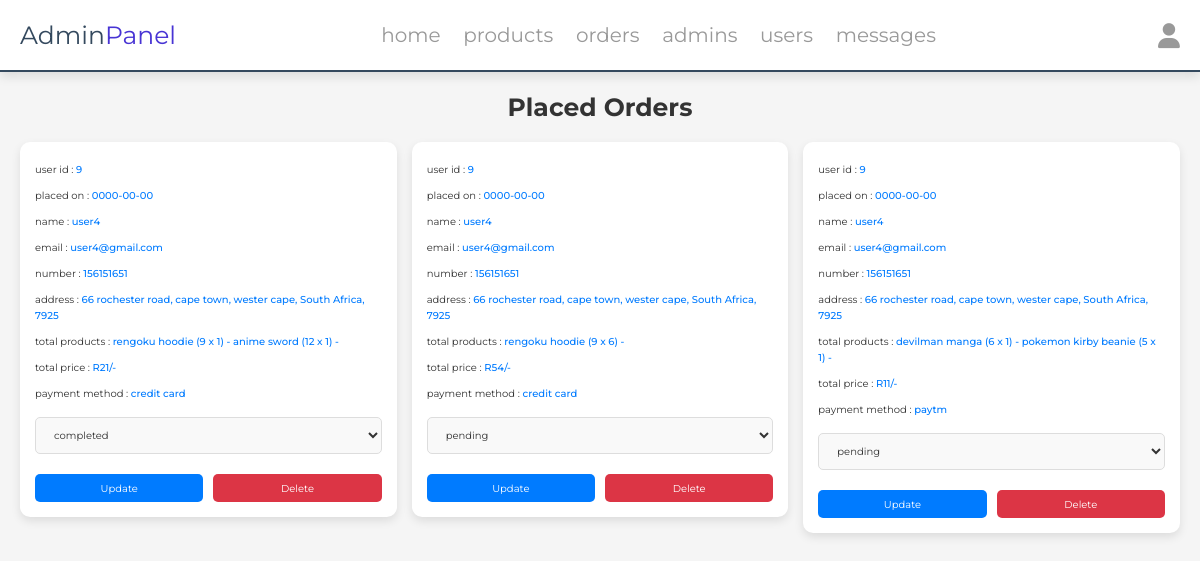
Page /admin/placed_orders.php (signed in) on the committed database.
### tables this page shows
CREATE TABLE `orders` (
  `ID` int(100) NOT NULL,
  `user_id` int(100) NOT NULL,
  `name` varchar(20) NOT NULL,
  `number` int(10) NOT NULL,
  `email` varchar(50) NOT NULL,
  `method` varchar(50) NOT NULL,
  `address` varchar(500) NOT NULL,
  `total_products` varchar(1000) NOT NULL,
  `total_price` int(100) NOT NULL,
  `placed_on` date NOT NULL,
  `payment_status` varchar(20) NOT NULL DEFAULT 'pending'
);

### admin/placed_orders.php (the view, shortened to what this page needs)
<?php
include  '../INCLUDES/connect.php';
?>
<!DOCTYPE html>
<html lang="en">
<head>
   <link rel="stylesheet" href="https://cdnjs.cloudflare.com/ajax/libs/font-awesome/6.1.1/css/all.min.css">
   <link rel="stylesheet" href="../css/admin_style.css">
</head>
<body>
<?php include '../INCLUDES/admin_header.php' ?>
<section class="placed-orders">
   <h1 class="heading">placed orders</h1>
   <div class="box-container">
   <?php
      $select_orders = $conn->prepare("SELECT * FROM `orders`");
      $select_orders->execute();
      if($select_orders->rowCount() > 0){
         while($fetch_orders = $select_orders->fetch(PDO::FETCH_ASSOC)){
   ?>
   <div class="box">
      <p> user id : <span><?= $fetch_orders['user_id']; ?></span> </p>
      <p> placed on : <span><?= $fetch_orders['placed_on']; ?></span> </p>
      <p> name : <span><?= $fetch_orders['name']; ?></span> </p>
      <p> email : <span><?= $fetch_orders['email']; ?></span> </p>
      <p> number : <span><?= $fetch_orders['number']; ?></span> </p>
      <p> address : <span><?= $fetch_orders['address']; ?></span> </p>
      <p> total products : <span><?= $fetch_orders['total_products']; ?></span> </p>
      <p> total price : <span>R<?= $fetch_orders['total_price']; ?>/-</span> </p>
      <p> payment method : <span><?= $fetch_orders['method']; ?></span> </p>
      <form action="" method="POST">
         <select name="payment_status" class="drop-down">
            <option value="" selected disabled><?= $fetch_orders['payment_status']; ?></option>
         </select>
         <div class="flex-btn">
            <input type="submit" value="update" class="btn" name="update_payment">
            <a href="placed_orders.php?delete=<?= $fetch_orders['ID']; ?>" class="delete-btn" onclick="return confirm('delete this order?');">delete</a>
         </div>
      </form>
   </div>
   <?php
      }
   }else{
      echo '<p class="empty">no orders placed yet!</p>';
   }
   ?>
   </div>
</section>
</body>
</html>

### css/admin_style.css (style rules this page uses)
:root { --main-color:#4834d4; --red:#e74c3c; --orange:#f39c12; --black:#34495e; --white:#fff; --light-bg:#f5f5f5; --light-color:#999; --border:.2rem solid var(--black); --box-shadow:0 .5rem 1rem rgba(0,0,0,.1); }
* { font-family: 'Montserrat', sans-serif; margin:0; padding:0; box-sizing: border-box; text-decoration: none; outline: none; border:none; }
html { font-size: 62.5%; overflow-x: hidden; }
body { background-color: var(--light-bg); }
section { max-width: 1200px; margin:0 auto; padding:2rem; }
.btn, .delete-btn, .option-btn { display: block; margin-top: 1rem; border-radius: .5rem; cursor: pointer; width: 100%; font-size: 1.8rem; color:var(--white); padding:1.2rem 3rem; text-transform: capitalize; text-align: center; }
.btn { background-color: var(--main-color); }
.delete-btn { background-color: var(--red); }
.flex-btn { display: flex; gap:1rem; }
.heading { text-align: center; margin-bottom: 2rem; text-transform: capitalize; color:var(--black); font-size: 3rem; }
.placed-orders { width: 100%; padding: 2rem; }
.placed-orders .heading { font-size: 2.5rem; text-align: center; color: #333; margin-bottom: 2rem; }
.placed-orders .box-container { display: grid; grid-template-columns: repeat(auto-fit, minmax(300px, 1fr)); gap: 1.5rem; justify-content: center; align-items: flex-start; }
.placed-orders .box-container .box { background-color: #ffffff; border-radius: 1rem; box-shadow: 0 4px 10px rgba(0, 0, 0, 0.1); border: none; padding: 1.5rem; transition: transform 0.3s ease, box-shadow 0.3s ease; }
.placed-orders .box-container .box p { padding: 0.5rem 0; line-height: 1.6; font-size: 1rem; color: #333; }
.placed-orders .box-container .box p span { color: #007bff; font-weight: 500; }
.placed-orders .box-container .box .drop-down { width: 100%; margin: 1rem 0; background-color: #f9f9f9; padding: 1rem 1.4rem; font-size: 1rem; color: #333; border: 1px solid #dddddd; border-radius: 0.5rem; transition: border-color 0.3s ease; }
.placed-orders .box-container .box .flex-btn { display: flex; justify-content: space-between; gap: 1rem; }
.placed-orders .box-container .box .btn, .placed-orders .box-container .box .delete-btn { display: inline-block; padding: 0.75rem 1.5rem; background-color: #007bff; color: #ffffff; border: none; border-radius: 0.5rem; cursor: pointer; transition: background-color 0.3s ease; text-decoration: none; font-size: 1rem; }
.placed-orders .box-container .box .delete-btn { background-color: #dc3545; }

### rows in the picture
orders: user "9", placed_on "0000-00-00", name "user4", email "user4@gmail.com", number "156151651", address "66 rochester road, cape town, wester cape, South Africa, 7925", total_products "rengoku hoodie (9 x 1) - anime sword (12 x 1) -", total_price "21", method "credit card", payment_status "completed"
orders: user "9", placed_on "0000-00-00", name "user4", email "user4@gmail.com", number "156151651", address "66 rochester road, cape town, wester cape, South Africa, 7925", total_products "rengoku hoodie (9 x 6) -", total_price "54", method "credit card", payment_status "pending"
orders: user "9", placed_on "0000-00-00", name "user4", email "user4@gmail.com", number "156151651", address "66 rochester road, cape town, wester cape, South Africa, 7925", total_products "devilman manga (6 x 1) - pokemon kirby beanie (5 x 1) -", total_price "11", method "paytm", payment_status "pending"
